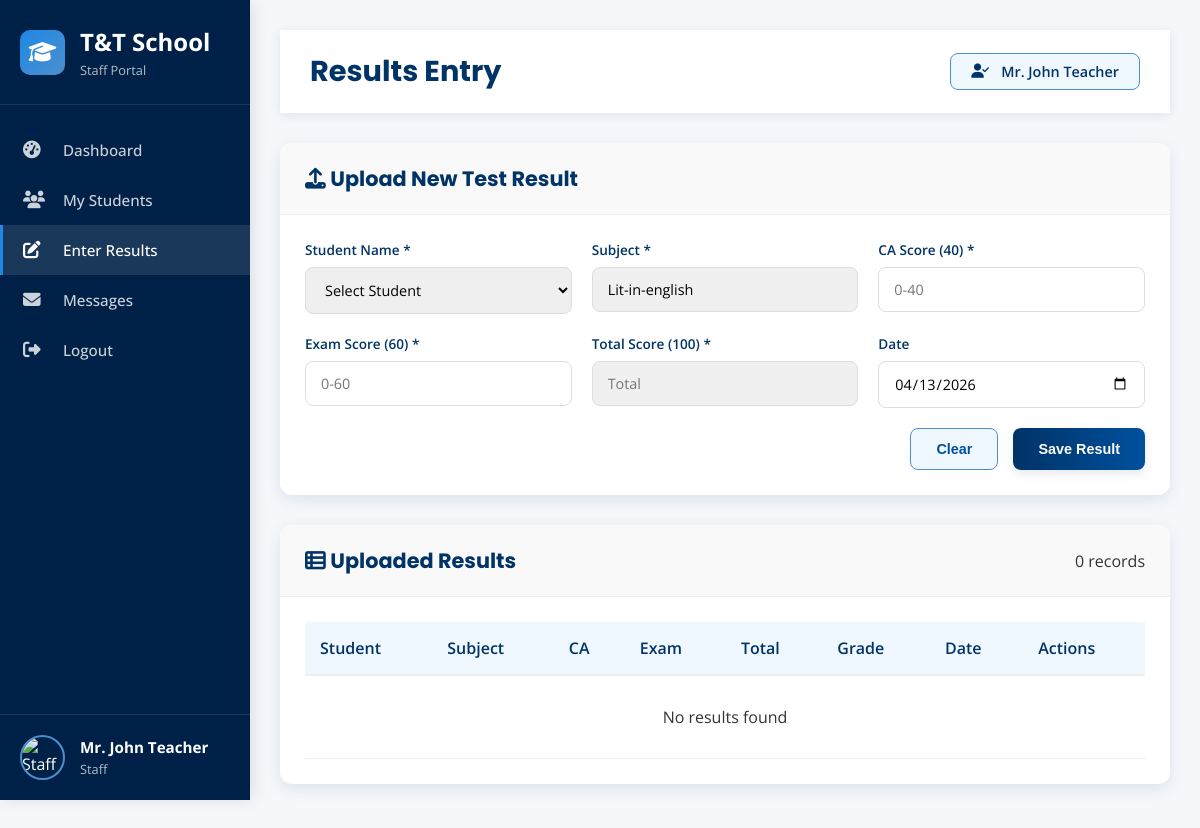
Page /staff/enter_results.php (signed in) on the committed database.
### tables this page shows
CREATE TABLE `staff` (
  `staff_id` int(11) NOT NULL,
  `full_name` varchar(100) NOT NULL,
  `email` varchar(100) NOT NULL,
  `password` varchar(255) NOT NULL,
  `qualification` varchar(100) DEFAULT NULL,
  `subject` varchar(100) DEFAULT NULL,
  `position` varchar(50) DEFAULT NULL,
  `phone` varchar(20) DEFAULT NULL,
  `image` varchar(255) DEFAULT NULL,
  `created_at` timestamp NOT NULL DEFAULT current_timestamp()
);

### staff/enter_results.php (the view, shortened to what this page needs)
<?php
require_once '../include/config.php';
$staff_id = $_SESSION['user_id'];
try {
    $pdo->query("CREATE TABLE IF NOT EXISTS `student_results` (
      `result_id` int(11) NOT NULL AUTO_INCREMENT,
      `student_id` int(11) NOT NULL,
      `staff_id` int(11) NOT NULL,
      `subject` varchar(100) NOT NULL,
      `ca_score` decimal(5,2) DEFAULT 0.00,
      `exam_score` decimal(5,2) DEFAULT 0.00,
      `score` decimal(5,2) NOT NULL,
      `grade` varchar(2) NOT NULL,
      `created_at` timestamp NOT NULL DEFAULT current_timestamp(),
      PRIMARY KEY (`result_id`),
      KEY `student_id` (`student_id`),
      KEY `staff_id` (`staff_id`)
    ) ENGINE=InnoDB DEFAULT CHARSET=utf8mb4;");
} catch (PDOException $e) {
}
$query = "SELECT * FROM staff WHERE staff_id = ?";
$stmt = $pdo->prepare($query);
$stmt->execute([$staff_id]);
$staff = $stmt->fetch(PDO::FETCH_ASSOC);
$staff_name_display = $staff['full_name'] ?? 'Staff Member';
$results_query = "
    SELECT r.*, s.full_name as student_name
    FROM student_results r
    JOIN students s ON r.student_id = s.student_id
    WHERE r.staff_id = ?
    ORDER BY r.created_at DESC
";
$stmt = $pdo->prepare($results_query);
$stmt->execute([$staff_id]);
$results = $stmt->fetchAll(PDO::FETCH_ASSOC);
    ?>
<!DOCTYPE html>
<html lang="en">
<head>
    <link rel="stylesheet" href="https://cdnjs.cloudflare.com/ajax/libs/font-awesome/6.4.0/css/all.min.css">
</head>
<body>
<div class="container">
    <?php include '../include/staff_sidebar.php'; ?>
    <div class="main-content">
        <div class="top-header">
            <div class="header-left">
                <div class="page-title">
                    <h1>Results Entry</h1>
                </div>
            </div>
            <div class="staff-badge">
                <i class="fas fa-user-check"></i>
                <span><?php echo htmlspecialchars($staff_name_display); ?></span>
            </div>
        </div>
        <div class="card">
            <div class="card-header">
                <h2><i class="fas fa-upload"></i> Upload New Test Result</h2>
            </div>
            <div class="card-body">
                <form method="POST">
                    <div class="form-grid">
                        <div class="input-group">
                            <label>Student Name *</label>
                            <select name="student_id" required>
                                <option value="">Select Student</option>
                            </select>
                        </div>
                        <div class="input-group">
                            <label>Subject *</label>
                            <input type="text" name="subject" value="<?php echo htmlspecialchars($staff_subject); ?>" readonly style="background-color: #f0f0f0;">
                        </div>
                        <div class="input-group">
                            <label>CA Score (40) *</label>
                            <input type="number" name="ca_score" id="ca_score" min="0" max="40" step="0.01" placeholder="0-40" required oninput="calculateTotal()">
                        </div>
                        <div class="input-group">
                            <label>Exam Score (60) *</label>
                            <input type="number" name="exam_score" id="exam_score" min="0" max="60" step="0.01" placeholder="0-60" required oninput="calculateTotal()">
                        </div>
                        <div class="input-group">
                            <label>Total Score (100) *</label>
                            <input type="number" name="score" id="total_score" min="0" max="100" step="0.01" placeholder="Total" readonly style="background-color: #f0f0f0;">
                        </div>
                        <div class="input-group">
                            <label>Date</label>
                            <input type="date" name="result_date" value="<?php echo date('Y-m-d'); ?>" required>
                        </div>
                    </div>
                    <div style="display: flex; justify-content: flex-end; gap: 15px;">
                        <button type="reset" class="btn btn-outline">Clear</button>
                        <button type="submit" class="btn btn-primary">Save Result</button>
                    </div>
                </form>
            </div>
        </div>
        <div class="card">
            <div class="card-header">
                <h2><i class="fas fa-table-list"></i> Uploaded Results</h2>
                <div><span><?php echo count($results); ?></span> records</div>
            </div>
            <div class="card-body">
                <div class="table-wrapper">
                    <table class="results-table">
                        <thead>
                            <tr>
                                <th>Student</th>
                                <th>Subject</th>
                                <th>CA</th>
                                <th>Exam</th>
                                <th>Total</th>
                                <th>Grade</th>
                                <th>Date</th>
                                <th>Actions</th>
                            </tr>
                        </thead>
                        <tbody>
                            <?php if (empty($results)): ?>
                                <tr>
                                    <td colspan="8" style="text-align:center; padding: 30px;">No results found</td>
                                </tr>
                            <?php endif; ?>
                        </tbody>
                    </table>
                </div>
            </div>
        </div>
    </div>
</div>
</body>
</html>

### include/staff_sidebar.php (shortened to what this page needs)
<?php
$currentPage = basename($_SERVER['PHP_SELF']);
require_once __DIR__ . '/config.php';
$staff_name = "Staff Member";
$staff_position = "Teacher";
$staff_image = "../assets/images/staff/default.png";
if (isset($_SESSION['user_id']) && $_SESSION['role'] === 'staff') {
    $stmt = $pdo->prepare("SELECT * FROM staff WHERE staff_id = ?");
    $stmt->execute([$_SESSION['user_id']]);
    $staff = $stmt->fetch();
    if ($staff) {
        $staff_name = $staff['full_name'];
        $staff_position = $staff['position'];
        $staff_subject = $staff['subject'];
    }
}
?>
<div class="sidebar" id="sidebar">
    <div class="sidebar-header">
        <div class="logo-icon">
            <i class="fas fa-graduation-cap"></i>
        </div>
        <div class="logo-text">
            <h2>T&T School</h2>
            <p>Staff Portal</p>
        </div>
    </div>
    <div class="sidebar-menu">
        <a href="dashboard.php" class="menu-item <?php echo ($currentPage == 'dashboard.php') ? 'active' : ''; ?>">
            <i class="fas fa-tachometer-alt"></i>
            <span class="menu-text">Dashboard</span>
        </a>
        <a href="enroll_student.php" class="menu-item <?php echo ($currentPage == 'view_students.php') ? 'active' : ''; ?>">
            <i class="fas fa-users"></i>
            <span class="menu-text">My Students</span>
        </a>
        <a href="enter_results.php" class="menu-item <?php echo ($currentPage == 'enter_results.php') ? 'active' : ''; ?>">
            <i class="fas fa-edit"></i>
            <span class="menu-text">Enter Results</span>
        </a>
        <a href="message.php" class="menu-item <?php echo ($currentPage == 'message.php') ? 'active' : ''; ?>">
            <i class="fas fa-envelope"></i>
            <span class="menu-text">Messages</span>
        </a>
        <a href="../auth/logout.php" class="menu-item">
            <i class="fas fa-sign-out-alt"></i>
            <span class="menu-text">Logout</span>
        </a>
    </div>
    <div class="sidebar-footer">
        <div class="user-info">
            <div class="user-avatar">
                <img src="<?php echo htmlspecialchars($staff_image); ?>" alt="Staff Image">
            </div>
            <div class="user-details">
                <h4><?php echo htmlspecialchars($staff_name); ?></h4>
                <p><?php echo htmlspecialchars($staff_position); ?></p>
            </div>
        </div>
    </div>
</div>

### rows in the picture
staff: full_name "Mr. John Teacher", position "Staff", subject "Lit-in-english"

### other values in the picture
count($results) "0"
